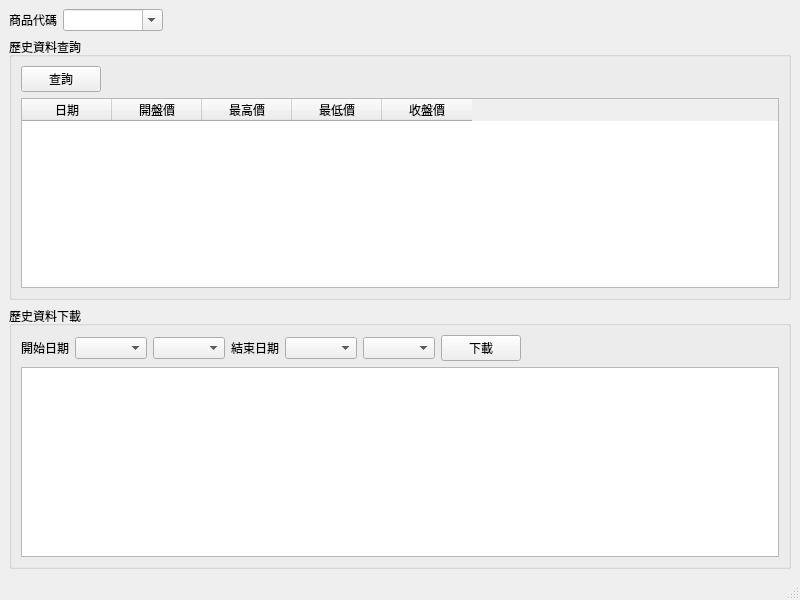
<?xml version="1.0" encoding="UTF-8"?>
<ui version="4.0">
 <class>DataManagementWindow</class>
 <widget class="QMainWindow" name="DataManagementWindow">
  <property name="geometry">
   <rect>
    <x>0</x>
    <y>0</y>
    <width>800</width>
    <height>600</height>
   </rect>
  </property>
  <property name="windowTitle">
   <string>資料管理</string>
  </property>
  <widget class="QWidget" name="centralwidget">
   <layout class="QVBoxLayout" name="verticalLayout">
    <item>
     <layout class="QHBoxLayout" name="horizontalLayout">
      <item>
       <widget class="QLabel" name="label">
        <property name="text">
         <string>商品代碼</string>
        </property>
       </widget>
      </item>
      <item>
       <widget class="QComboBox" name="productCodeComboBox">
        <property name="minimumSize">
         <size>
          <width>100</width>
          <height>0</height>
         </size>
        </property>
        <property name="editable">
         <bool>true</bool>
        </property>
       </widget>
      </item>
      <item>
       <spacer name="horizontalSpacer">
        <property name="orientation">
         <enum>Qt::Horizontal</enum>
        </property>
        <property name="sizeHint" stdset="0">
         <size>
          <width>40</width>
          <height>20</height>
         </size>
        </property>
       </spacer>
      </item>
     </layout>
    </item>
    <item>
     <widget class="QGroupBox" name="groupBox">
      <property name="title">
       <string>歷史資料查詢</string>
      </property>
      <layout class="QVBoxLayout" name="verticalLayout_3">
       <item>
        <layout class="QHBoxLayout" name="horizontalLayout_3">
         <item>
          <widget class="QPushButton" name="queryButton">
           <property name="text">
            <string>查詢</string>
           </property>
          </widget>
         </item>
         <item>
          <spacer name="horizontalSpacer_3">
           <property name="orientation">
            <enum>Qt::Horizontal</enum>
           </property>
           <property name="sizeHint" stdset="0">
            <size>
             <width>40</width>
             <height>20</height>
            </size>
           </property>
          </spacer>
         </item>
        </layout>
       </item>
       <item>
        <widget class="QTableWidget" name="dataTableWidget">
         <property name="editTriggers">
          <set>QAbstractItemView::NoEditTriggers</set>
         </property>
         <attribute name="horizontalHeaderDefaultSectionSize">
          <number>90</number>
         </attribute>
         <attribute name="verticalHeaderVisible">
          <bool>false</bool>
         </attribute>
         <column>
          <property name="text">
           <string>日期</string>
          </property>
          <property name="textAlignment">
           <set>AlignCenter</set>
          </property>
         </column>
         <column>
          <property name="text">
           <string>開盤價</string>
          </property>
          <property name="textAlignment">
           <set>AlignCenter</set>
          </property>
         </column>
         <column>
          <property name="text">
           <string>最高價</string>
          </property>
          <property name="textAlignment">
           <set>AlignCenter</set>
          </property>
         </column>
         <column>
          <property name="text">
           <string>最低價</string>
          </property>
          <property name="textAlignment">
           <set>AlignCenter</set>
          </property>
         </column>
         <column>
          <property name="text">
           <string>收盤價</string>
          </property>
          <property name="textAlignment">
           <set>AlignCenter</set>
          </property>
         </column>
        </widget>
       </item>
      </layout>
     </widget>
    </item>
    <item>
     <widget class="QGroupBox" name="groupBox_2">
      <property name="title">
       <string>歷史資料下載</string>
      </property>
      <layout class="QVBoxLayout" name="verticalLayout_2">
       <item>
        <layout class="QHBoxLayout" name="horizontalLayout_2">
         <item>
          <widget class="QLabel" name="label_2">
           <property name="text">
            <string>開始日期</string>
           </property>
          </widget>
         </item>
         <item>
          <widget class="QComboBox" name="beginYearComboBox"/>
         </item>
         <item>
          <widget class="QComboBox" name="beginMonthComboBox"/>
         </item>
         <item>
          <widget class="QLabel" name="label_3">
           <property name="text">
            <string>結束日期</string>
           </property>
          </widget>
         </item>
         <item>
          <widget class="QComboBox" name="endYearComboBox"/>
         </item>
         <item>
          <widget class="QComboBox" name="endMonthComboBox"/>
         </item>
         <item>
          <widget class="QPushButton" name="downloadButton">
           <property name="text">
            <string>下載</string>
           </property>
          </widget>
         </item>
         <item>
          <spacer name="horizontalSpacer_2">
           <property name="orientation">
            <enum>Qt::Horizontal</enum>
           </property>
           <property name="sizeHint" stdset="0">
            <size>
             <width>40</width>
             <height>20</height>
            </size>
           </property>
          </spacer>
         </item>
        </layout>
       </item>
       <item>
        <widget class="QPlainTextEdit" name="logEdit">
         <property name="readOnly">
          <bool>true</bool>
         </property>
        </widget>
       </item>
      </layout>
     </widget>
    </item>
   </layout>
  </widget>
  <widget class="QMenuBar" name="menubar">
   <property name="geometry">
    <rect>
     <x>0</x>
     <y>0</y>
     <width>800</width>
     <height>22</height>
    </rect>
   </property>
  </widget>
  <widget class="QStatusBar" name="statusbar"/>
 </widget>
 <resources/>
 <connections/>
</ui>
